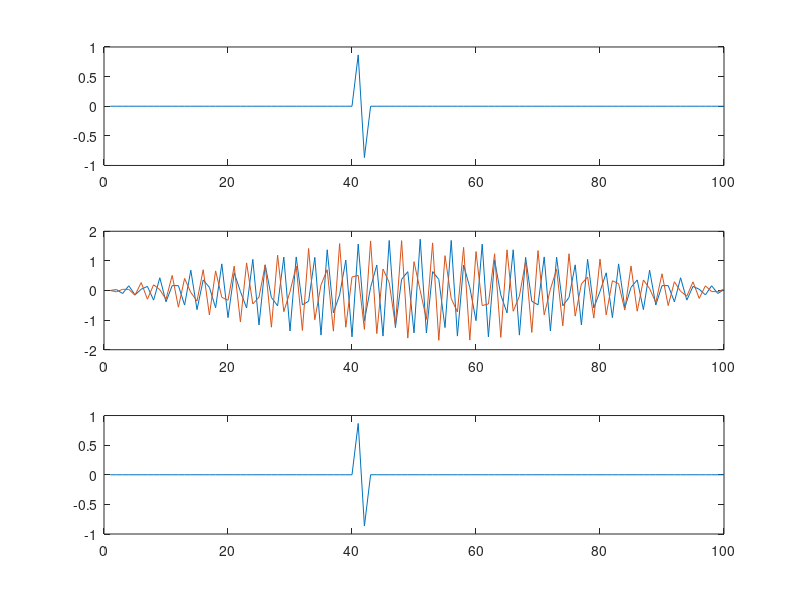

Write MATLAB code to recreate this figure.
clf

startID = 41;
y = zeros(100,1);
y(startID:startID+2) = sin(2*pi*([1:3]/3));

subplot(3,1,1)
plot(y);

Y = fft(y);

subplot(3,1,2)

%Y(51:100) = 0

plot(real(Y))
hold on;
plot(imag(Y))


x = ifft(Y);

subplot(3,1,3)
plot(real(x))